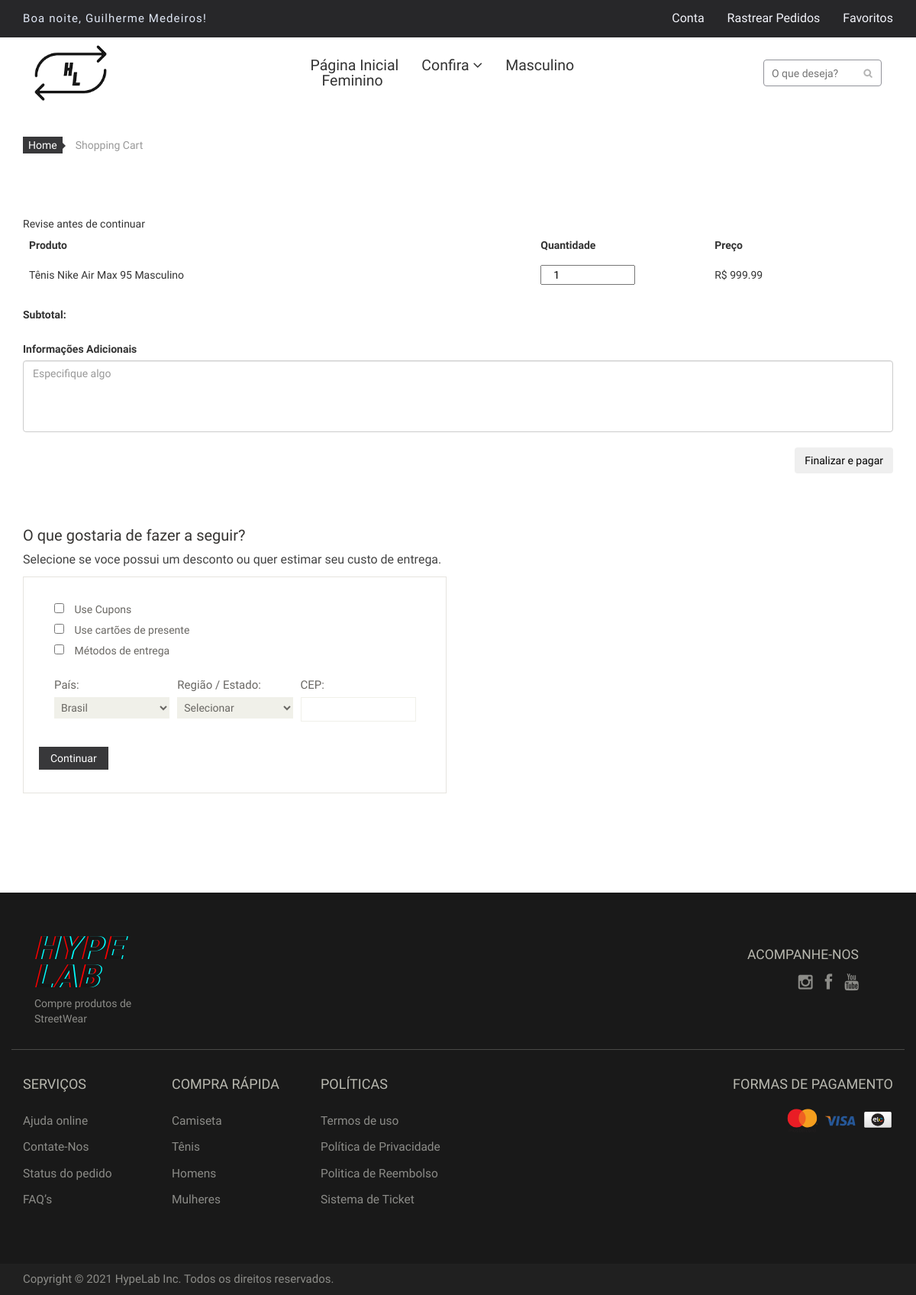
Screenshot of /cart/17 (signed in) with the database file from the repository.
### tables this page shows
CREATE TABLE `clientes` (
  `id` int(11) NOT NULL,
  `nome` varchar(200) NOT NULL,
  `email` varchar(200) NOT NULL,
  `telefone` varchar(200) NOT NULL,
  `senha` varchar(200) NOT NULL,
  `endereco` varchar(200) NOT NULL,
  `numero` int(11) NOT NULL,
  `complemento` varchar(200) NOT NULL,
  `cep` varchar(200) NOT NULL,
  `bairro` varchar(200) NOT NULL,
  `cidade` varchar(200) NOT NULL,
  `estado` varchar(200) NOT NULL,
  `isadmin` int(11) NOT NULL DEFAULT 0,
  `genero` varchar(15) DEFAULT NULL,
  `created_at` datetime DEFAULT NULL
);

CREATE TABLE `produtos` (
  `id` int(11) NOT NULL,
  `nome` varchar(200) NOT NULL,
  `foto` varchar(200) NOT NULL,
  `tipo_fatura` int(11) NOT NULL,
  `estoque` int(11) NOT NULL,
  `preco` decimal(10,2) NOT NULL,
  `categoria` varchar(200) NOT NULL,
  `detalhes` text NOT NULL,
  `idVendedor` int(11) DEFAULT NULL,
  `publicado_em` datetime DEFAULT NULL,
  `alterado_em` datetime DEFAULT NULL,
  `genero` varchar(3) DEFAULT NULL
);

### pags/php/cart.php (called while the page is built)
<?php
    include('components/header-component.php');
    include('components/cart.php');
?>
<?php include('components/footer-component.php'); ?>

### components/cart.php (the view, shortened to what this page needs)
<section id="cart_items">
    <div class="container">
        <div class="breadcrumbs">
            <ol class="breadcrumb">
                <li><a href="#">Home</a></li>
                <li class="active">Shopping Cart</li>
            </ol>
        </div>
        <div class="table-responsive cart_info" style="border: none;">
<?php
  $produtos = new produtos($explode['1']);
  $produtos ->produtos_vefica_login();
?>
<form method="POST">
    <div class="r-description">
        Revise antes de continuar
    </div>
    <div class="table-responsive">
        <table class="table">
            <tr>
                <th id="remove">Produto</th>
                <th id="remove" width="20%">Quantidade</th>
                <th id="remove">Preço</th>
            </tr>
            <?php $produtos->produtos_verificaEstoque();?>
            <tr>
                <td><?php echo $produtos->nome;?></td>
                <td align="center"><input type="number" id="quantity" min="1" max="<?php $produtos->produtos_getMax();?>" class="col-sm-7" value="1"></td>
                <td>R$ <?php echo $produtos->preco;?></td>
            </tr>
        </table>
    </div>
    <div class="float-right">
        <div class="form-inline">
        <label class="my-1 mr-2">Subtotal:</label>
        <input type="text" name="subtotal" readonly class="custom-select my-1 mr-sm-2" id="subtotal" style="border: none;">
    </div>
    <br>
    <label>Informações Adicionais</label>
    <textarea class="form-control" name="detalhes" rows="4" placeholder="Especifique algo"></textarea>
    <br>
    <p align="right"><input type="submit" value="Finalizar e pagar" class="btn btn-outline-success"></p>
</form>
            </div>
        </div>
</section>
<section id="do_action">
    <div class="container">
        <div class="heading">
            <h3>O que gostaria de fazer a seguir?</h3>
            <p>Selecione se voce possui um desconto ou quer estimar seu custo de entrega.</p>
        </div>
        <div class="row">
            <div class="col-sm-6">
                <div class="chose_area">
                    <ul class="user_option">
                        <li>
                            <input type="checkbox">
                            <label>Use Cupons</label>
                        </li>
                        <li>
                            <input type="checkbox">
                            <label>Use cartões de presente</label>
                        </li>
                        <li>
                            <input type="checkbox">
                            <label>Métodos de entrega</label>
                        </li>
                    </ul>
                    <ul class="user_info">
                        <li class="single_field">
                            <label>País:</label>
                            <select>
                                <option>Brasil</option>
                            </select>
                        </li>
                        <li class="single_field">
                            <label>Região / Estado:</label>
                            <select>
                                <option>Selecionar</option>
                            </select>
                        </li>
                        <li class="single_field zip-field">
                            <label>CEP:</label>
                            <input type="text">
                        </li>
                    </ul>
                    <a class="btn btn-default check_out" href="">Continuar</a>
                </div>
            </div>
        </div>
    </div>
</section>

### lib/classes.php (shortened to what this page needs)
<?php
	trait db{
		public static function pdo(){
			$db_host = db_host;
			$db_nome = db_nome;
			$db_usuario = db_usuario;
			$db_senha = db_senha;
			try{
				return $pdo = new PDO("mysql:host={$db_host};dbname={$db_nome}", $db_usuario, $db_senha);
			}catch(PDOException $e){
				echo "Erro ao conectar-se: ".$e->getMessage();
				exit();
			}
		}
	}
	class website{
		public static function website_paginacao(){
			$url = (isset($_GET['pagina'])) ? $_GET['pagina'] : 'inicio';
			$explode = explode('/', $url);
			$dir = 'pags/php/';
			$ext = '.php';
			if(file_exists($dir.$explode['0'].$ext)){
				include($dir.$explode['0'].$ext);
			}else{
				include('pags/php/404.php');
			}
		}
        public static function website_navTop(){
			if(isset($_SESSION['userEmail'])){
				$clientes = new clientes();
				echo "
					<div class='contactinfo'>
							<ul class='nav nav-pills'>
									<li><a href='me'><span id='contact-message'>Olá</span>, ". $clientes->nome ."!</a></li>
							</ul>
					</div>
				";
			}
		}
		public static function website_navLogin(){
			if(isset($_SESSION['userEmail'])){
				$htmlNavLogin = "
					<li class='dropdown'><a href='#'>Conta</a>
						<ul role='menu' class='sub-menu account-menu'>
							<li><a href='me'>Dados Cadastrais</a></li>
							<li><a href='pedidos'>Meus pedidos</a></li>
							<li><a href='faturas'>Minhas Faturas</a></li>
							<li><a href='sair'>Sair da Conta</a></li>
						</ul>
					</li>
					<li><a href='https://www2.correios.com.br/sistemas/rastreamento/default.cfm'>Rastrear Pedidos</a></li>
					<li><a href=''>Favoritos</a></li>
				";
				echo $htmlNavLogin;
			}else{
				echo "
						<li><a href='enter'>Entrar</a></li>
						<li><a href='https://www2.correios.com.br/sistemas/rastreamento/default.cfm'> Rastrear Pedidos</a></li>
						<li><a href=''>Favoritos</a></li>
				";
			}
		}
	}
	class clientes{
		public function __construct(){
			if(isset($_SESSION['userEmail'])){
				$this->clientes_updatesInfos();
			}
		}
		public function clientes_updatesInfos(){
			$email = $_SESSION['userEmail'];
			try{
				$pdo = db::pdo();
				$stmt = $pdo->prepare("SELECT * FROM clientes WHERE email = :email");
				$stmt->execute([':email' => $email]);
				$dados = $stmt->fetch(PDO::FETCH_ASSOC);
				$this->nome = $dados['nome'];
			}catch(PDOException $e){
				return $e->getMessage();
			}
		}
	}
	class produtos{
		public $estoque;
	public function __construct($id){
		$this->produtos_setInfos($id);
	}
	public function produtos_setInfos($id){
		if(isset($id)){
			$pdo = db::pdo();
			$stmt = $pdo->prepare("SELECT * FROM produtos WHERE id = :id");
			$stmt->execute([':id' => $id]);
			$total = $stmt->rowCount();
			if($total > 0){
				$dados = $stmt->fetch(PDO::FETCH_ASSOC);
				$this->nome = $dados['nome'];
				$this->estoque = $dados['estoque'];
				$this->preco = $dados['preco'];
			}
		}
	}
	public function produtos_getMax(){
		switch ($this->estoque) {
			default:
				echo $this->estoque;
			break;
		}
	}
}
?>

### css/main.css (style rules this page uses)
html { width: 100% !important; }
body { width: 100% !important; font-family: 'Gemunu Libre', sans-serif; position: relative; font-weight: 400px; }
ul li { list-style: none; }
a { -webkit-transition: 300ms; transition: 300ms; }
h1, h2, h3, h4, h5, h6 { font-family: 'Gemunu Libre', sans-serif; }
.contactinfo ul li:first-child { margin-left: -15px; }
.contactinfo ul li a { font-size: 15px; color: #e0e7f5; font-family: 'Gemunu Libre', sans-serif; letter-spacing: 1.1px; }
.shop-menu ul li { display: inline-block; padding-left: 15px; padding-right: 15px; }
.shop-menu ul li:last-child { padding-right: 0; }
.shop-menu ul li a { color: #f2f3fa; font-family: 'Gemunu Libre', sans-serif; font-size: 16px; font-weight: 300; padding: 0; padding-right: 0; margin-top: 10px; }
#do_action { margin-bottom: 50px; }
.breadcrumbs { position: relative; }
.breadcrumbs .breadcrumb { background: transparent; margin-bottom: 75px; padding-left: 0; }
.breadcrumbs .breadcrumb li a { background: #38383a; color: #FFFFFF; padding: 3px 7px; }
.breadcrumbs .breadcrumb li a:after { content: ""; height: auto; width: auto; border-width: 8px; border-style: solid; border-color: transparent transparent transparent #38383a; position: absolute; top: 11px; left: 48px; }
.breadcrumbs .breadcrumb>li+li:before { content: " "; }
#cart_items .cart_info { border: 1px solid #E6E4DF; margin-bottom: 50px }
.cart_info table tr td { border-top: 0 none; vertical-align: inherit; margin-right: 5px; }
#remove { border: none; }
.heading h3 { color: #363432; font-size: 20px; font-family: 'Gemunu Libre', sans-serif; }
.heading p { color: #434343; font-size: 16px; font-weight: 300; }
#do_action .total_area, #do_action .chose_area { border: 1px solid #E6E4DF; color: #696763; padding: 30px 25px 30px 0; margin-bottom: 80px; }
.user_option label { color: #696763; font-weight: normal; margin-left: 10px; }
.user_info { display: block; margin-bottom: 15px; margin-top: 20px; overflow: hidden; }
.user_info label { color: #696763; display: block; font-size: 15px; font-weight: normal; }
.user_info .single_field { width: 31% }
.user_info .single_field.zip-field input { background: transparent; border: 1px solid#F0F0E9 }
.user_info>li { float: left; margin-right: 10px }
.user_info input, select, textarea { background: #F0F0E9; border: 0; color: #696763; padding: 5px; width: 100%; border-radius: 0; resize: none }
.update, .check_out { background: #38383a; border-radius: 0; color: #FFFFFF; margin-top: 18px; border: none; padding: 5px 15px; }
.check_out { margin-left: 20px }

### rows the page displays
clientes: nome "Guilherme Medeiros"
produtos: nome "Tênis Nike Air Max 95 Masculino", estoque "1", preco "999.99"
